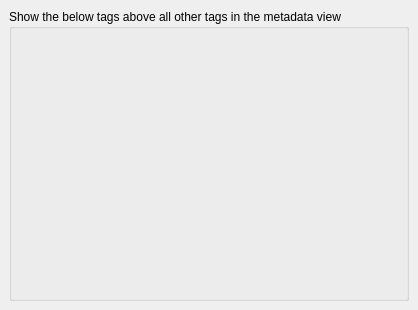
<?xml version="1.0" encoding="UTF-8"?>
<ui version="4.0">
 <class>InterfaceTopTagsOptionsPage</class>
 <widget class="QWidget" name="InterfaceTopTagsOptionsPage">
  <property name="geometry">
   <rect>
    <x>0</x>
    <y>0</y>
    <width>418</width>
    <height>310</height>
   </rect>
  </property>
  <layout class="QVBoxLayout">
   <property name="spacing">
    <number>6</number>
   </property>
   <property name="leftMargin">
    <number>9</number>
   </property>
   <property name="topMargin">
    <number>9</number>
   </property>
   <property name="rightMargin">
    <number>9</number>
   </property>
   <property name="bottomMargin">
    <number>9</number>
   </property>
   <item>
    <widget class="QGroupBox" name="top_tags_groupBox">
     <property name="title">
      <string>Show the below tags above all other tags in the metadata view</string>
     </property>
     <layout class="QVBoxLayout" name="verticalLayout">
      <item>
       <widget class="TagListEditor" name="top_tags_list" native="true">
        <property name="sizePolicy">
         <sizepolicy hsizetype="Preferred" vsizetype="Expanding">
          <horstretch>0</horstretch>
          <verstretch>0</verstretch>
         </sizepolicy>
        </property>
       </widget>
      </item>
     </layout>
    </widget>
   </item>
  </layout>
 </widget>
 <customwidgets>
  <customwidget>
   <class>TagListEditor</class>
   <extends>QWidget</extends>
   <header>picard.ui.widgets.taglisteditor</header>
   <container>1</container>
  </customwidget>
 </customwidgets>
 <resources/>
 <connections/>
</ui>
